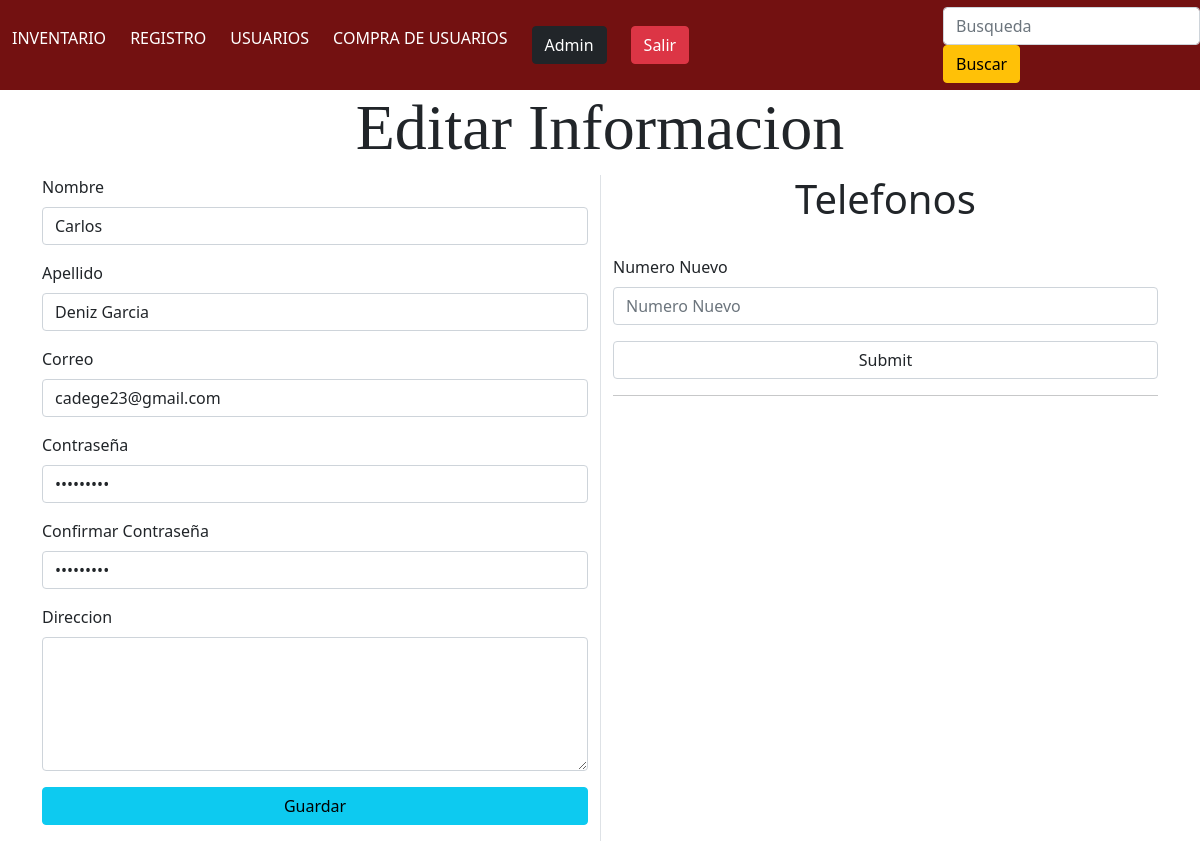
Screenshot of /perfilUsuario/editarUsuariosPerfil.php?id=26 (signed in) with the database file from the repository.
### tables this page shows
CREATE TABLE `usuario` (
  `pk_usuario` int(11) NOT NULL,
  `nombre_usuario` varchar(25) NOT NULL,
  `apellido_usuario` varchar(25) DEFAULT NULL,
  `correo` varchar(25) NOT NULL,
  `PASSWORD` varchar(25) NOT NULL,
  `direccion` varchar(50) DEFAULT NULL,
  `fk_tipo_usuario` int(11) NOT NULL
);

### perfilUsuario/editarUsuariosPerfil.php (the view, shortened to what this page needs)
<?php
include '../db/conexion.php';
$id = $con->real_escape_string(htmlentities($_GET['id']));
$sel = $con->query("SELECT
`pk_usuario`, descripccion,`nombre_usuario`,
`apellido_usuario`,`correo`,`direccion`,numero,PASSWORD
FROM usuario
INNER JOIN tipo_usuario on
`fk_tipo_usuario` = pk_tipo_usuario
LEFT JOIN telefonos on
fk_usuario = pk_usuario
where  `pk_usuario` = $id");
if ($Usuario = $sel->fetch_assoc()) {
}
?>
<!DOCTYPE html>
<html lang="en">
<head>
    <link rel="stylesheet" href="../css/main.css">
    <link href="https://cdn.jsdelivr.net/npm/bootstrap@5.0.2/dist/css/bootstrap.min.css" rel="stylesheet"
>
</head>
<body>
    <header class="header">
            <ul class="nav">
                    <li><a href="../admin/index.php">INVENTARIO</a></li>
                <li><a href="http://localhost/ProyectoPagWeb/Inventario/index.php">REGISTRO</a></li>
                <li><a href="http://localhost/ProyectoPagWeb/usuarios/index.php">USUARIOS</a></li>
                <li><a href="http://localhost/ProyectoPagWeb/comprasUsuarios/">COMPRA DE USUARIOS</a></li>
                    <li class="nav-item">
                        <a class="nav-link active"
                        aria-current="page"
                        href="../perfilUsuario?id='<?php echo trim($_SESSION['id'])?>'">
                            <span class="btn btn-dark">
                                <?php echo $_SESSION['nombre'];?>
                            </span>
                        </a>
                    </li>
                    <li class="nav-item">
                        <a class="nav-link active"
                        aria-current="page"
                        href="../includes/salir.php">
                            <span class="btn btn-danger">
                                Salir
                            </span>
                        </a>
                    </li>
            </ul>
         <br>
        <form class="form-inline my-2 my-lg-0">
          <input class="form-control" type="search" placeholder="Busqueda" aria-label="Search">
          <button class="btn btn-warning" type="submit">Buscar</button>
        </form>
        </header>
    <main class="container">
        <h1 class="display-3 text-center">Editar Informacion</h1>
        <div class="row">
            <div class="col-md-6 col-sm-12">
                <form action="actualizarPerfilUsuario.php"  autocomplete="off"  method="POST">
                    <div class="form-group mb-3" >
                        <label  class="form-label">Nombre</label>
                        <input type="text" name="nombre"  value="<?php echo $Usuario['nombre_usuario'] ?>"  require placeholder="Nombre" class="form-control" >
                    </div>
                    <div class="form-group mb-3" >
                        <label  class="form-label">Apellido</label>
                        <input type="text" name="apellido" value="<?php echo $Usuario['apellido_usuario'] ?>"  require placeholder="Apellido" class="form-control" >
                    </div>
                    <div class="form-group mb-3" >
                        <label  class="form-label">Correo</label>
                        <input type="email" name="email" value="<?php echo $Usuario['correo'] ?>" placeholder="Email"  class="form-control" >
                    </div>
                    <div class="form-group mb-3" >
                        <label  class="form-label">Contraseña</label>
                        <input  type="password" name="password" placeholder="Password"  require value="<?php echo $Usuario['PASSWORD'] ?>" class="form-control" rows="5" >
                    </div>
                    <div class="form-group mb-3" >
                        <label  class="form-label">Confirmar Contraseña</label>
                        <input  type="password" name="password2" placeholder="Password" require value="<?php echo $Usuario['PASSWORD'] ?>" class="form-control" rows="5" >
                    </div>
                    <div class="form-group mb-3" >
                        <label  class="form-label">Direccion</label>
                        <textarea type="text" name="direccion" placeholder="Direccion" value="<?php echo $Usuario['direccion'] ?>" class="form-control" rows="5" >
                        <?php echo $Usuario['direccion'] ?>
                        </textarea>
                    </div>
                    <div class="form-group mb-3" >
                        <div class="d-grid gap-2">
                            <input type="submit" value="Guardar"  class="text-center btn btn-info" >
                        </div>
                    </div>
                </form>
            </div>
            <div class="col-md-6 col-sm-12 border-start">
                <h3 class="display-6 text-center">Telefonos</h3>
                <br>
                <form action="agregarTelefono.php"  autocomplete="off"  method="POST">
                    <div class="mb-3">
                        <label  class="form-label">Numero Nuevo</label>
                        <input placeholder="Numero Nuevo" name="telefono" type="number" class="form-control">
                    </div>
                    <div class="mb-3">
                        <input type="submit" class="form-control" >
                    </div>
                </form>
                <hr>
            </div>
        </div>
    </main>
</body>
</html>

### css/main.css (style rules this page uses)
* { margin: 0; padding: 0; box-sizing: border-box; }
body { background-color: white; }
.header { width: 100%; height: 90px; background-color: #731111; display: flex; justify-content: space-between; align-items: center; margin: auto; }
ul, ol { list-style:none; }
.nav > li { float:left; }
.nav li a { background-color: #731111; color:white; text-decoration:none; padding:10px 12px; display:block; }
button { background-color: #731111; }
h1 { font-family: 'Satisfy', cursive; text-align: center; }

### rows the page displays
usuario: nombre "Carlos", apellido "Deniz Garcia", email "cadege23@gmail.com"

### other values shown
$_SESSION['nombre'] "Admin"
